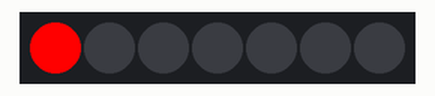
This sketch was run on a simulated ESP8266 (NodeMCU). Shown: 7 RGB LEDs in strip order, left to right.

Above: at 0.1 s.
At 1.1 s:
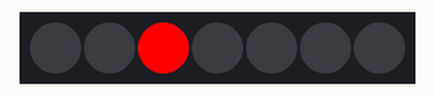
At 2.6 s:
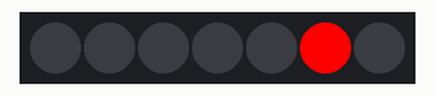
At 5.1 s:
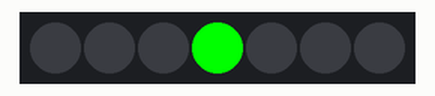
At 7.6 s:
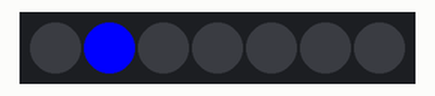
At 10.1 s:
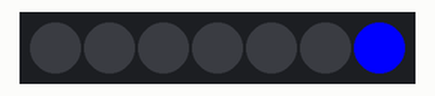
Timing chart, 0 to 40.0 s (numbered marks = the images above):
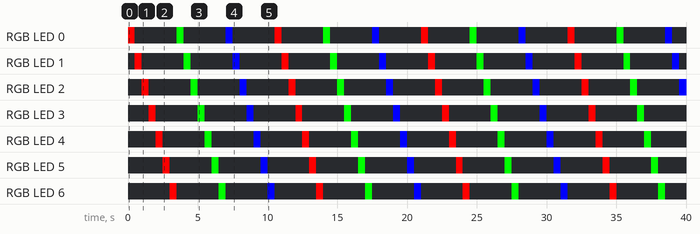

Measured:
- by itself, RGB LED 0–6: repeats every 10.5 s: off 3.0 s, RGB(0, 255, 0) 0.50 s, off 3.0 s, RGB(0, 0, 255) 0.50 s, off 3.0 s, RGB(255, 0, 0) 0.50 s
- by itself, everything shown: repeats every 10.5 s, in 21 steps
- what the display in image 1 shows lasts 0.5 s, from 1.0 s to 1.5 s

The sketch:

test_neopixel.ino
```cpp
#include <Adafruit_NeoPixel.h>

#define PIN D4         // GPIO waarop Neopixels zijn aangesloten
#define NUMPIXELS 7    // Aantal LEDs op de ring

Adafruit_NeoPixel pixels(NUMPIXELS, PIN, NEO_GRB + NEO_KHZ800);

void setup() {
  pixels.begin();
  pixels.clear();
  pixels.show();
}

void loop() {
  for (int i = 0; i < NUMPIXELS; i++) {
    pixels.setPixelColor(i, pixels.Color(255, 0, 0)); // Rood
    pixels.show();
    delay(500);  // Wacht 500ms
    pixels.setPixelColor(i, pixels.Color(0, 0, 0)); // LED uit
  }

  for (int i = 0; i < NUMPIXELS; i++) {
    pixels.setPixelColor(i, pixels.Color(0, 255, 0)); // Groen
    pixels.show();
    delay(500);
    pixels.setPixelColor(i, pixels.Color(0, 0, 0));
  }

  for (int i = 0; i < NUMPIXELS; i++) {
    pixels.setPixelColor(i, pixels.Color(0, 0, 255)); // Blauw
    pixels.show();
    delay(500);
    pixels.setPixelColor(i, pixels.Color(0, 0, 0));
  }
}
```
